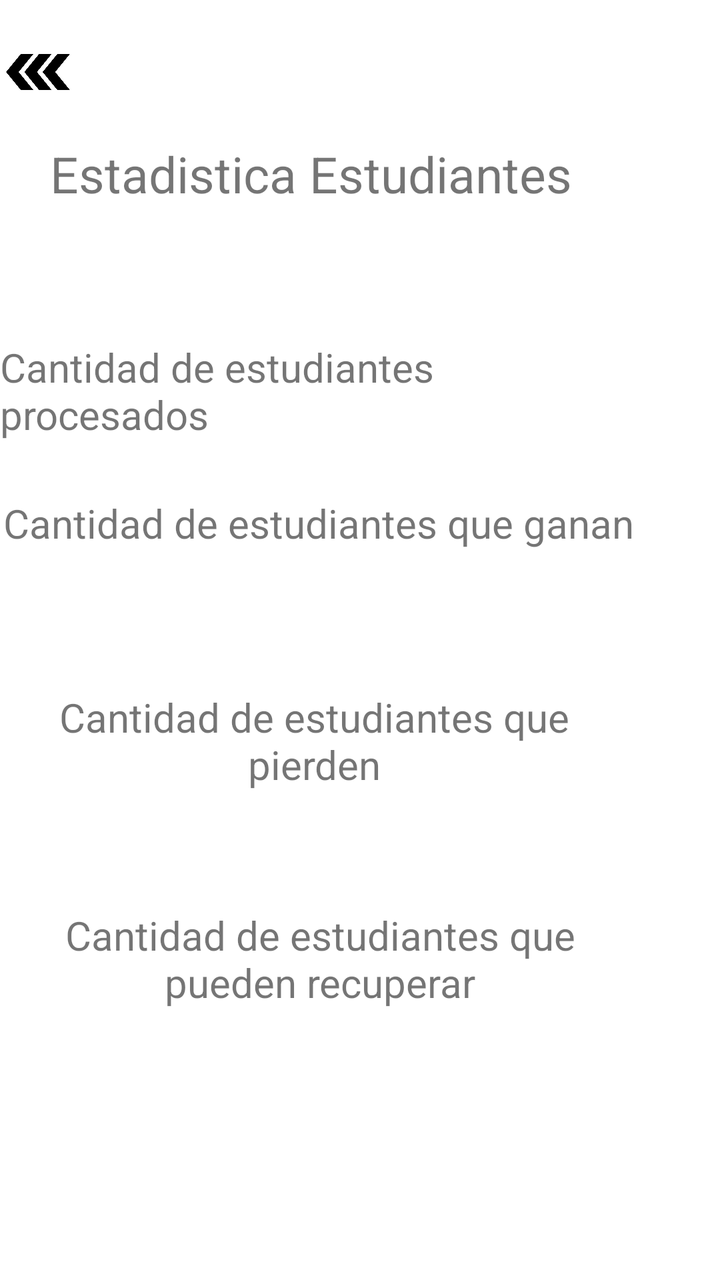
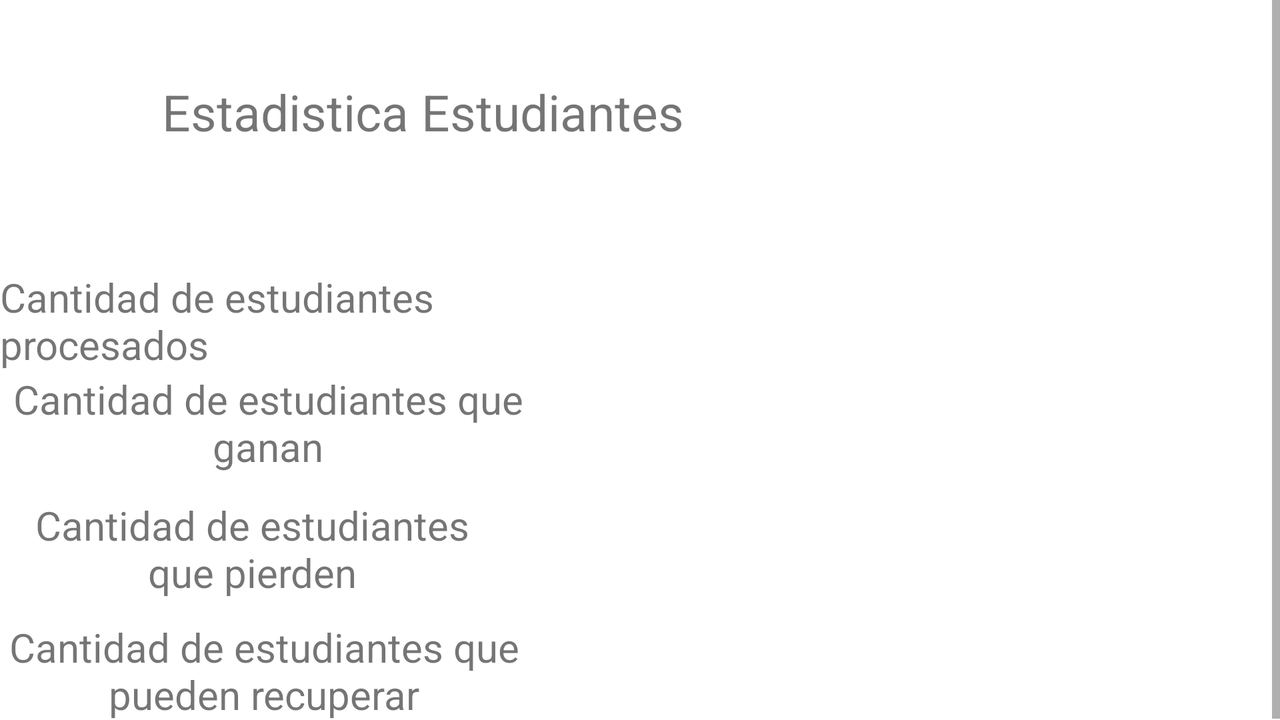

First picture: res/layout/ on a phone held upright. Second picture: the repository's own variant of that layout, on a device whose configuration matches the variant's folder. Source for both follows.
<!-- AndroidManifest.xml: application theme Theme.RegistroDeEstudiantes -->
<!-- res/layout/activity_estadisticas.xml -->
<?xml version="1.0" encoding="utf-8"?>
<RelativeLayout xmlns:android="http://schemas.android.com/apk/res/android"
    xmlns:app="http://schemas.android.com/apk/res-auto"
    xmlns:tools="http://schemas.android.com/tools"
    android:layout_width="match_parent"
    android:layout_height="match_parent"
    tools:context=".Estadisticas">

    <TextView
        android:id="@+id/txtEstadisticaEstudiantes"
        android:layout_width="wrap_content"
        android:layout_height="wrap_content"
        android:layout_alignParentTop="true"
        android:layout_alignParentEnd="true"
        android:layout_marginTop="70dp"
        android:layout_marginEnd="74dp"
        android:text="@string/estadisticasEstudiantes"
        android:textSize="25sp"
        tools:layout_editor_absoluteX="176dp"
        tools:layout_editor_absoluteY="49dp" />

    <TextView
        android:id="@+id/txtCantEstudiantes"
        android:layout_width="wrap_content"
        android:layout_height="wrap_content"
        android:layout_alignParentTop="true"
        android:layout_alignParentEnd="true"
        android:layout_marginTop="170dp"
        android:layout_marginEnd="43dp"
        android:text="@string/cantidadEstudiantes"
        android:textSize="20sp" />

    <TextView
        android:id="@+id/textView4"
        android:layout_width="330dp"
        android:layout_height="wrap_content"
        android:layout_alignParentTop="true"
        android:layout_alignParentEnd="true"
        android:layout_marginTop="248dp"
        android:layout_marginEnd="41dp"
        android:text="@string/cantidadEstudiantesganan"
        android:textAlignment="center"
        android:textSize="20sp" />

    <TextView
        android:id="@+id/textView5"
        android:layout_width="315dp"
        android:layout_height="wrap_content"
        android:layout_alignParentTop="true"
        android:layout_alignParentEnd="true"
        android:layout_marginTop="345dp"
        android:layout_marginEnd="46dp"
        android:text="@string/cantidadEstudiantespierden"
        android:textAlignment="center"
        android:textSize="20sp" />

    <TextView
        android:id="@+id/textView6"
        android:layout_width="328dp"
        android:layout_height="wrap_content"
        android:layout_alignParentTop="true"
        android:layout_alignParentEnd="true"
        android:layout_marginTop="454dp"
        android:layout_marginEnd="40dp"
        android:text="@string/cantidadEstudiantesrecuperan"
        android:textAlignment="center"
        android:textSize="20sp" />

    <TextView
        android:id="@+id/txtNumcantidadEstudiantes"
        android:layout_width="325dp"
        android:layout_height="wrap_content"
        android:layout_alignParentTop="true"
        android:layout_alignParentEnd="true"
        android:layout_marginTop="207dp"
        android:layout_marginEnd="44dp"
        android:text=""
        android:textAlignment="center"
        android:textSize="20sp"
        tools:ignore="InvalidId" />

    <TextView
        android:id="@+id/txtNumcantidadEstudiantesganan"
        android:layout_width="325dp"
        android:layout_height="wrap_content"
        android:layout_alignParentTop="true"
        android:layout_alignParentEnd="true"
        android:layout_marginTop="307dp"
        android:layout_marginEnd="41dp"
        android:text=""
        android:textAlignment="center"
        android:textSize="20sp"
        tools:ignore="InvalidId" />

    <TextView
        android:id="@+id/txtNumcantidadEstudiantespierden"
        android:layout_width="325dp"
        android:layout_height="wrap_content"
        android:layout_alignParentTop="true"
        android:layout_alignParentEnd="true"
        android:layout_marginTop="410dp"
        android:layout_marginEnd="41dp"
        android:text=""
        android:textAlignment="center"
        android:textSize="20sp"
        tools:ignore="InvalidId" />

    <TextView
        android:id="@+id/txtNumcantidadEstudiantesrecuperan"
        android:layout_width="325dp"
        android:layout_height="wrap_content"
        android:layout_alignParentTop="true"
        android:layout_alignParentEnd="true"
        android:layout_marginTop="518dp"
        android:layout_marginEnd="42dp"
        android:text=""
        android:textAlignment="center"
        android:textSize="20sp"
        tools:ignore="InvalidId" />

    <ImageView
        android:id="@+id/iconSalir"
        android:layout_width="60dp"
        android:layout_height="40dp"
        android:layout_alignParentTop="true"
        android:layout_alignParentEnd="true"
        android:layout_marginTop="16dp"
        android:layout_marginEnd="322dp"
        android:rotationY="-180"
        app:srcCompat="@drawable/arror" />
</RelativeLayout>
<!-- resources referenced by this layout -->
<resources>
  <!-- drawable arror: png bitmap (drawable, 19541 bytes) -->
  <string name="cantidadEstudiantes">Cantidad de estudiantes procesados</string>
  <string name="cantidadEstudiantesganan">Cantidad de estudiantes que ganan</string>
  <string name="cantidadEstudiantespierden">Cantidad de estudiantes que pierden</string>
  <string name="cantidadEstudiantesrecuperan">Cantidad de estudiantes que pueden recuperar</string>
  <string name="estadisticasEstudiantes">Estadistica Estudiantes</string>
  <style name="Theme.RegistroDeEstudiantes" parent="Theme.MaterialComponents.DayNight.NoActionBar">
          
          <item name="colorPrimary">@color/lightblueColor</item>
          <item name="colorPrimaryVariant">@color/lightblueColor</item>
          <item name="colorOnPrimary">@color/white</item>
          
          <item name="colorSecondary">@color/teal_200</item>
          <item name="colorSecondaryVariant">@color/teal_700</item>
          <item name="colorOnSecondary">@color/black</item>
          
          <item name="android:statusBarColor" tools:targetApi="l">?attr/colorPrimaryVariant</item>
          
          <item name="android:bottom">@color/white</item>
      </style>
  <color name="lightblueColor">#448AFF</color>
  <color name="white">#FFFFFFFF</color>
  <color name="teal_200">#FF03DAC5</color>
  <color name="teal_700">#FF018786</color>
  <color name="black">#FF000000</color>
</resources>
<!-- res/layout-land/activity_estadisticas.xml (the repository's variant of the layout above) -->
<!-- drawn on the phone turned sideways -->
<?xml version="1.0" encoding="utf-8"?>
<RelativeLayout xmlns:android="http://schemas.android.com/apk/res/android"
    xmlns:app="http://schemas.android.com/apk/res-auto"
    xmlns:tools="http://schemas.android.com/tools"
    android:layout_width="match_parent"
    android:layout_height="match_parent"
    tools:context=".Estadisticas">
    <ScrollView
        android:layout_width="match_parent"
        android:layout_height="match_parent">

        <RelativeLayout
            android:layout_width="match_parent"
            android:layout_height="match_parent">

            <TextView
                android:id="@+id/txtEstadisticaEstudiantes"
                android:layout_width="wrap_content"
                android:layout_height="wrap_content"
                android:layout_alignParentTop="true"
                android:layout_alignParentEnd="true"
                android:layout_marginTop="39dp"
                android:layout_marginEnd="298dp"
                android:text="@string/estadisticasEstudiantes"
                android:textColorHint="@color/black"
                android:textSize="25sp"
                tools:layout_editor_absoluteX="176dp"
                tools:layout_editor_absoluteY="49dp" />

            <TextView
                    android:id="@+id/txtCantEstudiantes"
                    android:layout_width="wrap_content"
                    android:layout_height="wrap_content"
                    android:layout_alignParentTop="true"
                    android:layout_alignParentEnd="true"
                    android:layout_marginTop="135dp"
                    android:layout_marginEnd="376dp"
                    android:text="@string/cantidadEstudiantes"
                    android:textSize="20sp" />

                <TextView
                    android:id="@+id/textView4"
                    android:layout_width="330dp"
                    android:layout_height="wrap_content"
                    android:layout_alignParentTop="true"
                    android:layout_alignParentEnd="true"
                    android:layout_marginTop="186dp"
                    android:layout_marginEnd="372dp"
                    android:text="@string/cantidadEstudiantesganan"
                    android:textAlignment="center"
                    android:textSize="20sp" />

                <TextView
                    android:id="@+id/textView5"
                    android:layout_width="315dp"
                    android:layout_height="wrap_content"
                    android:layout_alignParentTop="true"
                    android:layout_alignParentEnd="true"
                    android:layout_marginTop="249dp"
                    android:layout_marginEnd="388dp"
                    android:text="@string/cantidadEstudiantespierden"
                    android:textAlignment="center"
                    android:textSize="20sp" />

                <TextView
                    android:id="@+id/textView6"
                    android:layout_width="328dp"
                    android:layout_height="wrap_content"
                    android:layout_alignParentTop="true"
                    android:layout_alignParentEnd="true"
                    android:layout_marginTop="310dp"
                    android:layout_marginEnd="376dp"
                    android:text="@string/cantidadEstudiantesrecuperan"
                    android:textAlignment="center"
                    android:textSize="20sp" />

                <TextView
                    android:id="@+id/txtNumcantidadEstudiantes"
                    android:layout_width="325dp"
                    android:layout_height="wrap_content"
                    android:layout_alignParentTop="true"
                    android:layout_alignParentEnd="true"
                    android:layout_marginTop="136dp"
                    android:layout_marginEnd="35dp"
                    android:text=""
                    android:textAlignment="center"
                    android:textSize="20sp"
                    tools:ignore="InvalidId" />

                <TextView
                    android:id="@+id/txtNumcantidadEstudiantesganan"
                    android:layout_width="325dp"
                    android:layout_height="wrap_content"
                    android:layout_alignParentTop="true"
                    android:layout_alignParentEnd="true"
                    android:layout_marginTop="196dp"
                    android:layout_marginEnd="32dp"
                    android:text=""
                    android:textAlignment="center"
                    android:textSize="20sp"
                    tools:ignore="InvalidId" />

                <TextView
                    android:id="@+id/txtNumcantidadEstudiantespierden"
                    android:layout_width="325dp"
                    android:layout_height="wrap_content"
                    android:layout_alignParentTop="true"
                    android:layout_alignParentEnd="true"
                    android:layout_marginTop="261dp"
                    android:layout_marginEnd="34dp"
                    android:text=""
                    android:textAlignment="center"
                    android:textSize="20sp"
                    tools:ignore="InvalidId" />

                <TextView
                    android:id="@+id/txtNumcantidadEstudiantesrecuperan"
                    android:layout_width="325dp"
                    android:layout_height="wrap_content"
                    android:layout_alignParentTop="true"
                    android:layout_alignParentEnd="true"
                    android:layout_marginTop="322dp"
                    android:layout_marginEnd="33dp"
                    android:text=""
                    android:textAlignment="center"
                    android:textSize="20sp"
                    tools:ignore="InvalidId" />

                <ImageView
                    android:id="@+id/iconSalir"
                    android:layout_width="60dp"
                    android:layout_height="40dp"
                    android:layout_alignParentTop="true"
                    android:layout_alignParentEnd="true"
                    android:layout_marginTop="19dp"
                    android:layout_marginEnd="641dp"
                    android:rotationY="-180"
                    app:srcCompat="@drawable/arror" />
        </RelativeLayout>
    </ScrollView>

</RelativeLayout>
<!-- resources referenced by the variant -->
<!-- as the phone turned sideways resolves them -->
<resources>
  <color name="black">#FF000000</color>
  <!-- drawable arror: png bitmap (drawable, 19541 bytes) -->
  <string name="cantidadEstudiantes">Cantidad de estudiantes procesados</string>
  <string name="cantidadEstudiantesganan">Cantidad de estudiantes que ganan</string>
  <string name="cantidadEstudiantespierden">Cantidad de estudiantes que pierden</string>
  <string name="cantidadEstudiantesrecuperan">Cantidad de estudiantes que pueden recuperar</string>
  <string name="estadisticasEstudiantes">Estadistica Estudiantes</string>
  <style name="Theme.RegistroDeEstudiantes" parent="Theme.MaterialComponents.DayNight.NoActionBar">
          
          <item name="colorPrimary">@color/lightblueColor</item>
          <item name="colorPrimaryVariant">@color/lightblueColor</item>
          <item name="colorOnPrimary">@color/white</item>
          
          <item name="colorSecondary">@color/teal_200</item>
          <item name="colorSecondaryVariant">@color/teal_700</item>
          <item name="colorOnSecondary">@color/black</item>
          
          <item name="android:statusBarColor" tools:targetApi="l">?attr/colorPrimaryVariant</item>
          
          <item name="android:bottom">@color/white</item>
      </style>
  <color name="lightblueColor">#448AFF</color>
  <color name="white">#FFFFFFFF</color>
  <color name="teal_200">#FF03DAC5</color>
  <color name="teal_700">#FF018786</color>
</resources>
